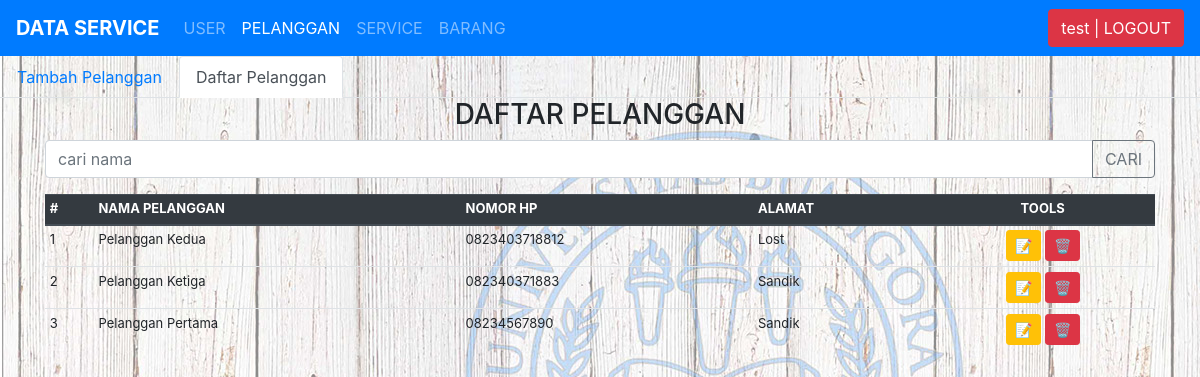
The app's page /daftar_pelanggan.php (signed in) with its own data.
### tables this page shows
CREATE TABLE `tbl_pelanggan` (
  `nama_pelanggan` varchar(255) DEFAULT NULL,
  `no_hp` varchar(15) NOT NULL,
  `alamat` varchar(255) DEFAULT NULL
);

### daftar_pelanggan.php (the view, shortened to what this page needs)
<?php
if (!$_SESSION ['user_login']) {
  echo "<script> alert('Silahkan Login Dahulu!')
  document.location = 'index.php'
  </script>";
}else{
  ?>
  <!DOCTYPE html>
  <html lang="en">
  <head>
    <link rel="stylesheet" href="css/bootstrap.css">
    <link rel="stylesheet" href="css/bootstrap.min.css">
  </head>
  <body background="gambar/8.jpg">
    <nav class="navbar navbar-expand-lg navbar-dark bg-primary">
      <a class="navbar-brand font-weight-bold" href="home.html">DATA SERVICE</a>
      <div class="collapse navbar-collapse" id="navbarSupportedContent">
        <ul class="navbar-nav mr-auto navbar-right">
          <li class="nav-item ">
            <a class="nav-link" href="user.php">USER</a>
          </li>
          <li class="nav-item active">
            <a class="nav-link" href="daftar_pelanggan.php">PELANGGAN</a>
          </li>
          <li class="nav-item">
            <a class="nav-link" href="daftar_service.php">SERVICE</a>
          </li>
          <li class="nav-item">
            <a class="nav-link" href="barang.php">BARANG</a>
          </li>
        </ul>
        <ul class="nav navbar-nav navbar-right">
          <a href="Logout.php" type="button" class="btn btn-danger" onclick="return confirm('CONFIRM LOGOUT')"><?php echo $_SESSION['nama'] ?> | LOGOUT</a>
        </ul>
      </div>
    </nav>
    <nav>
      <ul class="nav nav-tabs">
        <li class="nav-item">
          <a class="nav-link " href="#" data-toggle="modal" data-target="#myModal">Tambah Pelanggan</a>
        </li>
        <li class="nav-item">
          <a class="nav-link active" href="#">Daftar Pelanggan</a>
        </li>
      </ul>
    </nav>
    <div class="container">
      <h3 style="text-align: center;">DAFTAR PELANGGAN</h3>
      <div class="table-responsive">
        <form action="" method="POST">
          <div class="input-group mb-3">
          <input type="text" class="form-control" name="nama" placeholder="cari nama" aria-label="Recipient's username" aria-describedby="button-addon2">
          <div class="input-group-append">
            <button class="btn btn-outline-secondary" type="submit" name="cari_pelanggan">CARI</button>
          </div>
        </div>
        </form>
      </div>
      <?php
      if (isset($_POST['cari_pelanggan'])) {
        ?>
        <table class="table table-sm table-hover" id="table_cari" style="font-size: 13px">
          <thead class="thead-dark">
            <tr>
              <th scope="col">#</th>
              <th scope="col">NAMA PELANGGAN</th>
              <th scope="col">NOMOR HP</th>
              <th scope="col">ALAMAT</th>
              <th scope="col" style="text-align: center;">TOOLS</th>
            </tr>
          </thead>
          <tbody>
           <?php
           include "koneksi.php";
           $nama = $_POST['nama'];
           $cari = "SELECT * FROM tbl_pelanggan WHERE nama_pelanggan like '%$nama%'";
           $peta = mysqli_query($conn, $cari);
           $no = 1;
           foreach($peta as $pel){
            ?>
            <td><?php echo $no ?></td>
            <td><?php echo $pel['nama_pelanggan'];?></td>
            <td><?php echo $pel['no_hp'];?></td>
            <td><?php echo $pel['alamat'];?></td>
            <td align="center">
              <a href="ubah_pelanggan.php?pelgn=<?php echo $pel['no_hp'];?>" type="button" class="btn btn-warning btn-sm"  data-toggle="modal" data-target="#modaledit<?php echo $pel['no_hp'];?>">📝</a>
              <a href = "hapus_pelanggan.php?pelgn=<?php echo $pel['no_hp'];?>" type="button" onclick="return confirm('Are You Sure to Delete ?');" class="btn btn-danger btn-sm">🗑️</a>
              <form action="ubah_pelanggan.php" method="POST">
                <div id="modaledit<?php echo $pel['no_hp'];?>" class="modal fade" role="dialog">
                  <div class="modal-dialog">
                    <div class="modal-content">
                      <div class="modal-header">
                        <h4 class="modal-title">EDIT DATA PELANGGAN</h4>
                        <button type="button" class="close" data-dismiss="modal">&times;</button>
                      </div>
                      <div class="modal-body">
                        <div class="input-group mb-3">
                          <div class="input-group-prepend">
                            <span class="input-group-text" id="inputGroup-sizing-default" style="width: 118px">Nama</span>
                          </div>
                          <input type="text" name="nama_pelanggan" class="form-control" aria-label="Sizing example input" aria-describedby="inputGroup-sizing-default" value="<?php echo $pel['nama_pelanggan'];?>">
                        </div>
                        <div class="input-group mb-3">
                          <div class="input-group-prepend">
                            <span class="input-group-text" id="inputGroup-sizing-default" style="width: 118px">NOMOR HP</span>
                          </div>
                          <input type="text" name="no_hp" class="form-control" aria-label="Sizing example input" aria-describedby="inputGroup-sizing-default" value="<?php echo $pel['no_hp'];?>" readonly>
                        </div>
                        <div class="input-group mb-3">
                          <div class="input-group-prepend">
                            <span class="input-group-text" id="inputGroup-sizing-default" style="width: 118px">ALAMAT</span>
                          </div>
                          <textarea type="text" cols="46" name="almt" class="form-control" aria-label="Sizing example input" aria-describedby="inputGroup-sizing-default" ><?php echo $pel['alamat']?></textarea>
                        </div>
                      </div>
                      <div class="modal-footer">
                        <button type="submit" class="btn btn-success">Save</a>
                          <button type="button" class="btn btn-danger" data-dismiss="modal">Close</button>
                        </div>
                      </div>
                    </div>
                  </div>
                </form>
              </td>
            </td>
          </tr>
          <?php
          $no++;
        }
        ?>
      </tbody>
    </table>
    <?php
  }else{
    ?>
    <table class="table table-sm table-hover" style="font-size: 13px">
      <thead class="thead-dark">
        <tr>
          <th scope="col">#</th>
          <th scope="col">NAMA PELANGGAN</th>
          <th scope="col">NOMOR HP</th>
          <th scope="col">ALAMAT</th>
          <th scope="col" style="text-align: center;">TOOLS</th>
        </tr>
      </thead>
      <tbody>
       <?php
       include "koneksi.php";
       $tampil = "SELECT * FROM tbl_pelanggan";
       $plgn = mysqli_query ($conn, $tampil);
       $no = 1;
       foreach($plgn as $pelanggan){
        ?>
        <td><?php echo $no ?></td>
        <td><?php echo $pelanggan['nama_pelanggan'];?></td>
        <td><?php echo $pelanggan['no_hp'];?></td>
        <td><?php echo $pelanggan['alamat'];?></td>
        <td align="center">
          <a href="ubah_pelanggan.php?pelgn=<?php echo $pelanggan['no_hp'];?>" type="button" class="btn btn-warning btn-sm"  data-toggle="modal" data-target="#modaledit<?php echo $pelanggan['no_hp'];?>">📝</a>
          <a href = "hapus_pelanggan.php?pelgn=<?php echo $pelanggan['no_hp'];?>" type="button" onclick="return confirm('Are You Sure to Delete ?');" class="btn btn-danger btn-sm">🗑️</a>
          </td>
      <?php
      $no++;
    }
    ?>
  </tbody>
</table>
<?php
}
?>
</div>
</body>
</html>
<?php
}
?>

### records on screen
tbl_pelanggan: nama_pelanggan "Pelanggan Kedua", no_hp "0823403718812", alamat "Lost"
tbl_pelanggan: nama_pelanggan "Pelanggan Ketiga", no_hp "082340371883", alamat "Sandik"
tbl_pelanggan: nama_pelanggan "Pelanggan Pertama", no_hp "08234567890", alamat "Sandik"

### other values on screen
$_SESSION['nama'] "test"
